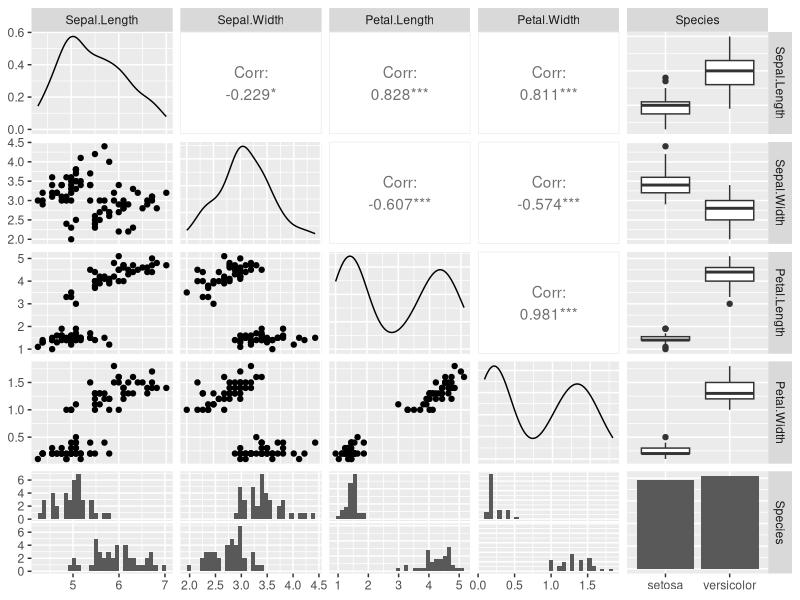
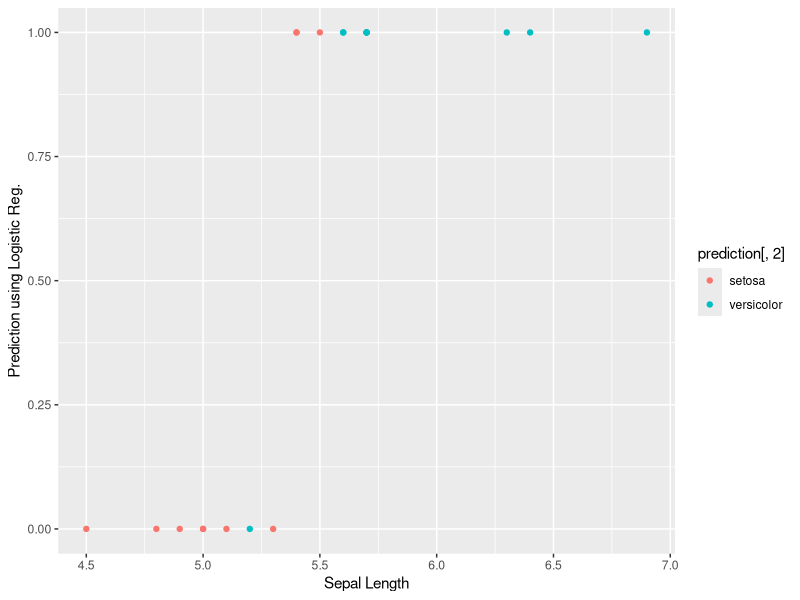

The R source for these figures, in order:
library(datasets)
ir_data = iris
head(ir_data)
str(ir_data)
levels(ir_data$Species)
sum(is.na(ir_data))
ir_data=ir_data[1:100,]

# Randomly define test and control groups 
set.seed(100)
samp=sample(1:100,80)
ir_test=ir_data[samp,]
ir_ctrl=ir_data[-samp,]

# Exploring the data set more 
# install.packages("colorspace")
# library(ggplot2)
# install.packages("GGally")
library(GGally)
# install.packages("zeallot")
# install.packages("backports")
ggpairs(ir_test)



# Model fitting 

y = ir_test$Species
x = ir_test$Sepal.Length
glfit=glm(y~x, family = 'binomial')
summary(glfit)

# Checking model predictions 

newdata = data.frame(x=ir_ctrl$Sepal.Length)
predicted_val = predict(glfit, newdata, type="response")
prediction = data.frame(ir_ctrl$Sepal.Length,ir_ctrl$Species,predicted_val)
prediction

qplot(prediction[,1], round(prediction[,3]), col=prediction[,2], xlab = 'Sepal Length', ylab=
        'Prediction using Logistic Reg.')